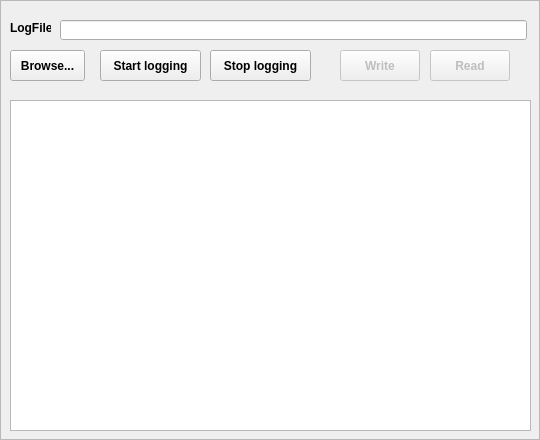
<?xml version="1.0" encoding="UTF-8"?>
<ui version="4.0">
 <class>LoggingFrame</class>
 <widget class="QFrame" name="LoggingFrame">
  <property name="geometry">
   <rect>
    <x>0</x>
    <y>0</y>
    <width>540</width>
    <height>440</height>
   </rect>
  </property>
  <property name="font">
   <font>
    <weight>75</weight>
    <bold>true</bold>
   </font>
  </property>
  <property name="windowTitle">
   <string>Frame</string>
  </property>
  <property name="frameShape">
   <enum>QFrame::StyledPanel</enum>
  </property>
  <property name="frameShadow">
   <enum>QFrame::Raised</enum>
  </property>
  <widget class="QLabel" name="label">
   <property name="geometry">
    <rect>
     <x>10</x>
     <y>20</y>
     <width>41</width>
     <height>16</height>
    </rect>
   </property>
   <property name="text">
    <string>LogFile</string>
   </property>
  </widget>
  <widget class="QPushButton" name="pushButton">
   <property name="geometry">
    <rect>
     <x>10</x>
     <y>50</y>
     <width>75</width>
     <height>31</height>
    </rect>
   </property>
   <property name="text">
    <string>Browse...</string>
   </property>
  </widget>
  <widget class="QLineEdit" name="leLogDir">
   <property name="geometry">
    <rect>
     <x>60</x>
     <y>20</y>
     <width>467</width>
     <height>20</height>
    </rect>
   </property>
  </widget>
  <widget class="QPushButton" name="btnWrite">
   <property name="enabled">
    <bool>false</bool>
   </property>
   <property name="geometry">
    <rect>
     <x>340</x>
     <y>50</y>
     <width>80</width>
     <height>31</height>
    </rect>
   </property>
   <property name="text">
    <string>Write</string>
   </property>
  </widget>
  <widget class="QPushButton" name="btnRead">
   <property name="enabled">
    <bool>false</bool>
   </property>
   <property name="geometry">
    <rect>
     <x>430</x>
     <y>50</y>
     <width>80</width>
     <height>31</height>
    </rect>
   </property>
   <property name="text">
    <string>Read</string>
   </property>
  </widget>
  <widget class="QPlainTextEdit" name="plainTextEdit">
   <property name="geometry">
    <rect>
     <x>10</x>
     <y>100</y>
     <width>521</width>
     <height>331</height>
    </rect>
   </property>
  </widget>
  <widget class="QPushButton" name="btnStart">
   <property name="geometry">
    <rect>
     <x>100</x>
     <y>50</y>
     <width>101</width>
     <height>31</height>
    </rect>
   </property>
   <property name="text">
    <string>Start logging</string>
   </property>
  </widget>
  <widget class="QPushButton" name="btnStop">
   <property name="geometry">
    <rect>
     <x>210</x>
     <y>50</y>
     <width>101</width>
     <height>31</height>
    </rect>
   </property>
   <property name="text">
    <string>Stop logging</string>
   </property>
  </widget>
 </widget>
 <resources/>
 <connections/>
</ui>
